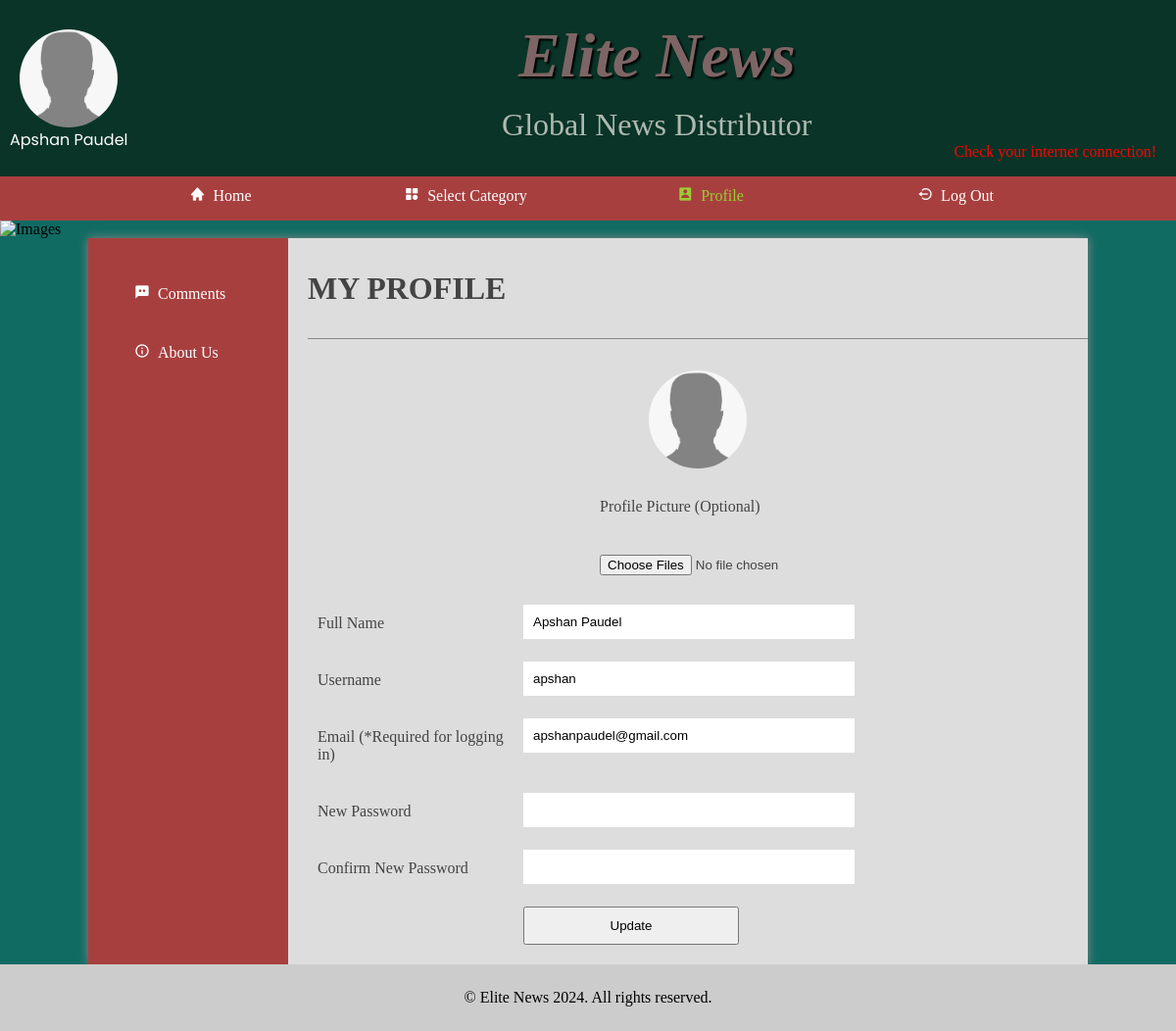
The page /userProfile.php (signed in) on the database its author committed.
### tables this page shows
CREATE TABLE `user` (
  `id` int(5) NOT NULL,
  `full_name` varchar(100) NOT NULL,
  `username` varchar(255) NOT NULL,
  `email` varchar(100) NOT NULL,
  `password` varchar(100) NOT NULL,
  `reg_date` datetime NOT NULL DEFAULT current_timestamp(),
  `user_image` varchar(100) NOT NULL
);

### userDB.php (called while the page is built, shortened)
<?php
$posted = false;
?>

### userProfile.php (the view, shortened to what this page needs)
<?php
include('userDB.php');
$nameOfUser = $_SESSION["usr_fullname"];
$userPhoto = $_SESSION["usr_photo"];
$id = $_SESSION["userId"];
?>
<!DOCTYPE html>
<html lang = "en">
	<head>
		<link rel = "stylesheet" type = "text/css" href = "styles.css">
		<link rel = "stylesheet" href = "https://unpkg.com/boxicons@2.0.7/css/boxicons.min.css">
	</head>
	<body>
		<header>
        <div class = "userinfo">
			<img src = "./public/images/users/<?php
				if ($userPhoto){
					echo $userPhoto;
				}
				else{
					echo "character.jpg";
				}
				?>" alt = "User's Profile Picture" class = "userimage">
				<p>
				<?php
					echo $nameOfUser;
				?>
				</p>
			</div>
			<section>
				<h1>Elite News</h1>
				<h3>Global News Distributor</h3>
			</section>
				<?php
                    $getGeoLocation = @unserialize (file_get_contents('http://ip-api.com/php/'));
                	if ($getGeoLocation && $getGeoLocation['status'] == 'success') {
                    	echo "<div style = 'margin-right: 20px;'><i class='bx bx-current-location'></i>&nbsp;".$getGeoLocation['city'].', '.$getGeoLocation['country']."</div>";
                    }else{
						echo "<div style = 'margin-right: 20px; color: red;'>Check your internet connection!</div>";
					}
                ?>
		</header>
		<nav>
			<ul>
				<li><a href = "userIndex.php"><i class='bx bxs-home'></i><span>&ensp;Home</span></a></li>
				<li><a href="#"><i class='bx bxs-category'></i>&ensp;Select Category</a>
				</li>
				<li><a href = "userProfile.php" id = "sel"><i class='bx bxs-user-rectangle'></i><span>&ensp;Profile</span></a></li>
				<li><a href = "logout.php"><i class='bx bx-log-out-circle'></i><span>&ensp;Log Out</span></a></li>
			</ul>
		</nav>
		<img src="images/banners/randombanner.php" alt = "Images"/>
		<main>
			<nav>
				<ul>
                <li><a href = "userComment.php"><i class='bx bxs-comment-dots'></i><span>&ensp;Comments</span></a></li>
				<li><a href = "userAboutUs.php"><i class='bx bx-info-circle' ></i><span>&ensp;About Us</span></a></li>
				</ul>
			</nav>
			<section class = "news_list_container">
                <h2 id = "heading"><?php
						if($posted == true){
							echo "Updated Successfully!";
						}
						else{
							echo "MY PROFILE";
						}
					?></h2>
			</section>
            <form method = "POST" action="" enctype="multipart/form-data">
                <?php
                $statemnt = $connection->prepare("SELECT * FROM `assignment1`.`user` WHERE id = '$id'");
                $statemnt->execute();
                $results = $statemnt->fetch(PDO::FETCH_NUM);
				if ($results){
                ?>
                <div class = "myimage"><img src = "./public/images/users/<?php
				if ($userPhoto){
					echo $userPhoto;
				}
				else{
					echo "character.jpg";
				}
				?>" alt = "User's Profile Picture">
                <label>Profile Picture (Optional)</label> <input type="file" name="userImage" multiple accept="image/*">
                </div>
                <label>Full Name</label> <input style = "width: 40%;" type="text" name = "full_name" value = "<?php echo $results[1] ?>" required/>
				<label>Username</label> <input type="text" style = "width: 40%;" name = "username" value = "<?php echo $results[2] ?>" required/>
                <label>Email (*Required for logging in)</label> <input style = "width: 40%;" type="email" name = "email" value = "<?php echo $results[3] ?>" required/>
                <label>New Password</label> <input style = "width: 40%;" type="password" name = "newpassword" required/>
                <label>Confirm New Password</label> <input type="password" style = "width: 40%;" name = "confirm_new_password" required/>
				<?php
			}
			else{
				header("Location: login.php");
			}
                ?>
				<input type="submit" name="updateme" value="Update" id ="submit"/>
				</form>
		</main>
		<footer>
			&copy; Elite News 2024. All rights reserved.
		</footer>
	</body>
</html>

### styles.css (style rules this page uses)
* { margin: 0; padding: 0; }
html { font-family: 'Oxygen-Regular', times, verdana, sans-serif; }
body { background-color: #106b63; }
header { background-color: #093427; color: white; height: 180px; }
nav { width: 100%; background-color: #a83f3f; overflow: auto; }
nav ul { width: 1000px; margin: auto; display: block; list-style-type: none; }
nav ul li { width: 25%; float: left; overflow: auto; text-align: center; }
#sel { color: yellowgreen; }
nav a { color: white; padding-top: 10px; display: block; text-decoration: none; }
header { text-align: right; }
header section { display: block; }
header h1 { font-weight: bold; font-style: italic; font-size:4em; color: rgb(126, 101, 101); text-align: center; padding-top: 20px; text-shadow: 2px 2px 2px #000; }
header h3 { font-weight: lighter; font-size:2em; color: rgba(217, 219, 213, 0.801); text-align: center; padding-top: 15px; }
main { min-height: 70vh; background-color: #ddd; width: 85vw; display: block; margin: auto; box-shadow: 0px 0px 10px #888; color:#444; }
main h2 { font-size:2em; }
p, li, h2 { margin-bottom: 1em; }
form, .details, .aboutussec { padding-top: 2em; margin-top: 2em; margin-left: 20px; border-top: 1px solid #888; }
form select, form label, form input { float: left; width: 200px; padding: 10px; margin-top: 20px; }
form label { clear: left; }
form input[type="text"], form input[type="password"], form input[type="email"] { color: #000; width: 60%; font-family: verdana, sans-serif; border: transparent; outline: none; }
input[type="submit"] { clear: both; margin-left: 220px; width: 220px; cursor: pointer; margin-bottom: 20px; }
ul { margin-left: 2em; }
body > img { display: block; width: 100%; }
main { display: table; }
main > nav { display: table-cell; width: 20%; padding: 2em; }
main > nav li { float: none; width: auto; text-align: left; padding: 5px 1px 10px 15px; border-radius: 10px; }
main > nav ul { width: auto; }
footer { text-align: center; background-color: #ccc; padding: 25px; }
.userimage, .myimage img { height: 100px; width: 100px; border-radius: 50%; float: left; }
.myimage { display: flex; justify-content: center; align-items: center; flex-direction: column; }
.userinfo { font-family: "Poppins", sans-serif; float: left; margin-top: 30px; margin-left: 20px; }
.userinfo p { text-transform: capitalize; margin-left: -10px; margin-right: 10px; }
.news_list_container { margin-left: 20px; }

### rows shown on the page
user: full_name "Apshan Paudel", username "apshan", email "apshanpaudel@gmail.com"

### other values the page prints
$nameOfUser "Apshan Paudel"
